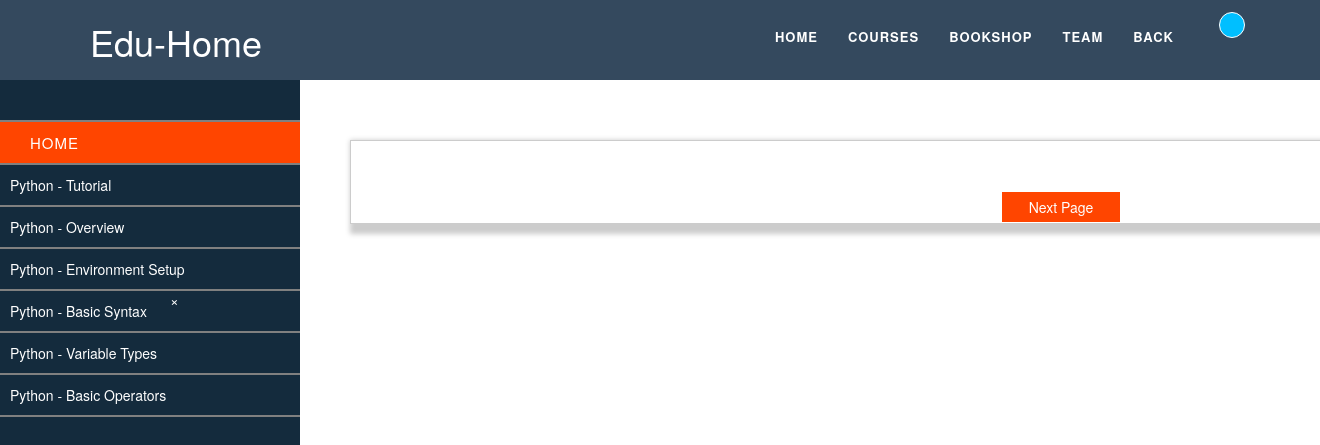
/uniquedeveloper/programming/java/java_programming.php?course_name=python, run on the app's committed database.
### tables this page shows
CREATE TABLE `courses` (
  `id` int(11) NOT NULL,
  `topic_name` varchar(255) NOT NULL,
  `description` text NOT NULL,
  `course_name` varchar(255) NOT NULL
);

### uniquedeveloper/programming/java/java_programming.php (the view, shortened to what this page needs)
<!DOCTYPE html>
<html>
<head>
	<link rel="stylesheet" type="text/css" href="../..//css/java_programming.css">
	<link rel="stylesheet" href="https://maxcdn.bootstrapcdn.com/bootstrap/3.3.7/css/bootstrap.min.css">
	<link rel="stylesheet" href="https://cdnjs.cloudflare.com/ajax/libs/font-awesome/4.7.0/css/font-awesome.min.css">
</head>
<body>
	<nav class="navbar navbar-inverse navbar-fixed-top" style="height: 80px;">
		<div class="container">
			<div class="navbar-header">
				<h1 style="color: white;margin-top: 10px;" id="myhead">Edu-Home</h1>
			</div>
			<div class="collapse navbar-collapse" id="navi">
				 <ul class="nav navbar-nav navbar-right">
					<li> <a href="../../index.php">Home</a></li>
					<li> <a href="#myservice_section">Courses</a></li>
					<li> <a href="#work">BookShop</a></li>
					<li> <a href="#our-members">Team</a></li>
					<li> <a href="../../programmingdemo.php">Back</a></li>
					<li> <a href=""></a></li>
					<li> <a href="../../index.php" id="our-location" class="btn-success" ><?php echo $_SESSION['username'];   ?></a></li>
				</ul>
			</div>
		</div>
	</nav><br><br><br>
	<div class="sidemenu" id="sidebarleftmenu">
		<ul class="sidemenulist">
			<li><a href="" class="crossbutton" onclick="closesidemenu()">&times;</a></li>
			<li style="background-color :orangered;"><a href="" >Home</a></li>
<?php
$con=mysqli_connect('localhost','root');
mysqli_select_db($con,'uniquedeveloper');
$course_name=$_GET['course_name'];
$q="select * from courses where course_name='$course_name'";
$result=mysqli_query($con,$q);
while ($res=mysqli_fetch_array($result)) {
  ?>
  			<form action="fetch_main_content.php" method="POST">
			<button  style="background-color: transparent;border: none;text-align:left;color: white;"><li style="width: 300px;"><?php echo $res['topic_name']; ?></li></button>
			</form>
<?php } ?>
		</ul>
	</div>
	<div id="mainpagecontent" class="shadow">
		<button id="btn_next">Next Page</button>
	</div>
</body>
</html>

### uniquedeveloper/css/java_programming.css (style rules this page uses)
* { margin:0px; padding:0px; box-sizing: border-box; }
body { background-color:red; }
.navbar { padding: 12px 0px; background-color: #34495e !important; border-bottom: none !important; transition: all 0.5s ease-in-out; }
ul li a { color: white !important; font-weight: bold; font-size: 13px; text-transform: uppercase; letter-spacing: 1px; transition: all 0.5s ease-in; }
#our-location { border: 1px solid white ; border-radius: 45px; padding: 12px 12px 12px 12px; background: deepskyblue !important; }
.navbar { width: 100%; height: 60px; background: #34495e; border-radius:0px 0px 0px 0px; position: fixed; box-sizing: border-box; }
.sidemenu { height: 100%; background-color: #142b3d; width: 0px; position: fixed; top:80px; left:0; overflow-x:hidden; transition: all 0.6s; }
.sidemenu ul li a { color: white; text-decoration: none; list-style: none; margin:20px; text-align: center; font-weight: 200; font-size: 15px; }
.sidemenu ul li { padding:10px; width: 300px; border-bottom: 2px solid grey; transition: all 0.6s; cursor: pointer; }
.crossbutton { position:absolute; left: 150px; bottom: 550px; }
#mainpagecontent { height: 650px; background-color: white; margin-top: 280px; border-style: solid; border-width: 1px; border-color: #ccc !important; width: 80%; margin-left: 350px !important; background-color: rgba(44, 58, 81,0.9); }
#sidebarleftmenu { width: 300px; }
#btn_next { margin-left: 650px; width:120px !important; height: 32px !important; margin-top: 40px; color:white; background-color: orangered; border:1px solid white !important; }

### uniquedeveloper/programming/java/java_programming.php (style rules this page uses)
#mainpagecontent { background-color: white; margin-top: 80px; height: auto; box-shadow: 5px 5px 5px 5px #ccc; border-color: #ccc; }

### data on the page
courses: topic_name "Python - Tutorial"
courses: topic_name "Python - Overview"
courses: topic_name "Python - Environment Setup"
courses: topic_name "Python - Basic Syntax"
courses: topic_name "Python - Variable Types"
courses: topic_name "Python - Basic Operators"
